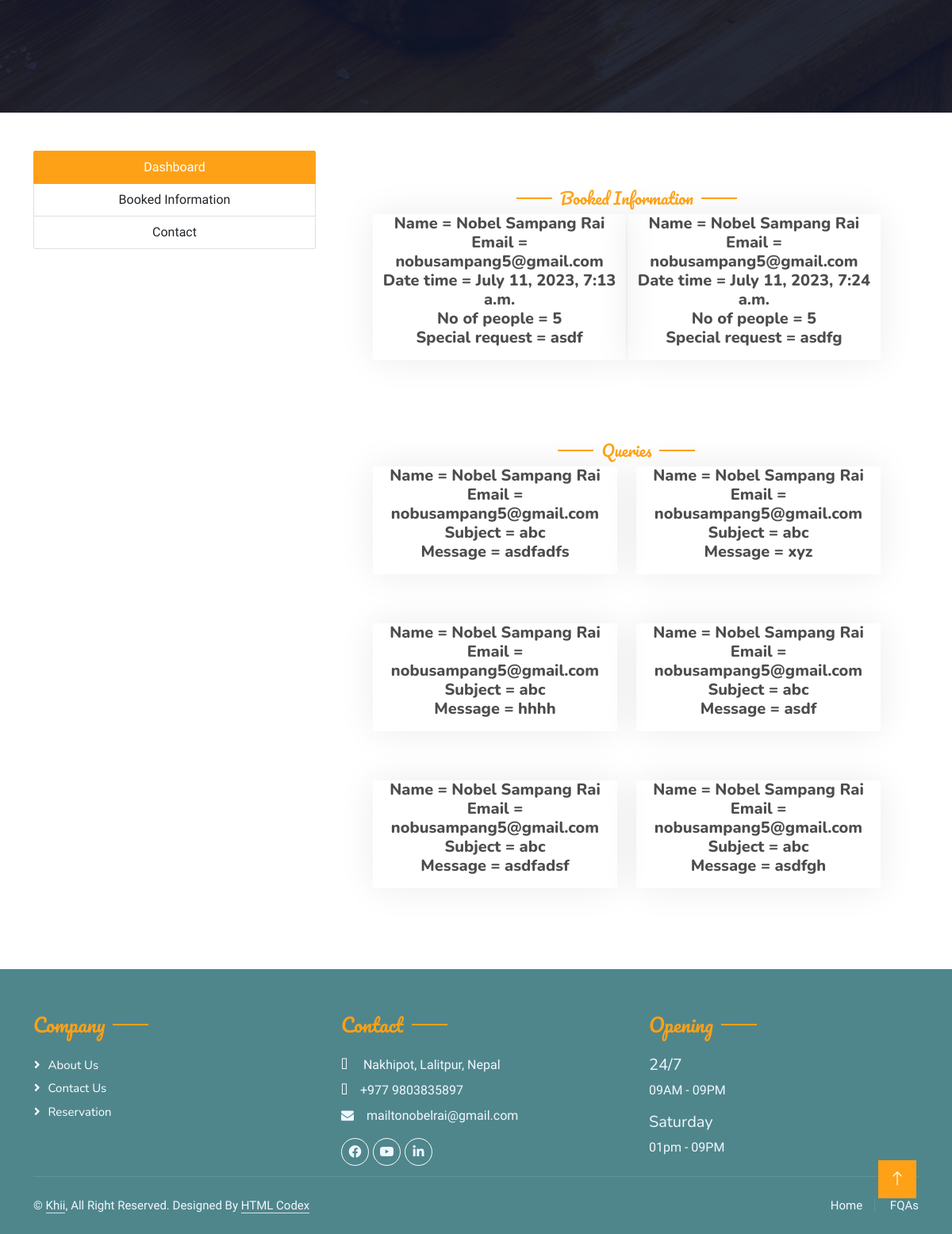
/staff-page/ (signed in, lower part), run on an earlier commit of the app's database.
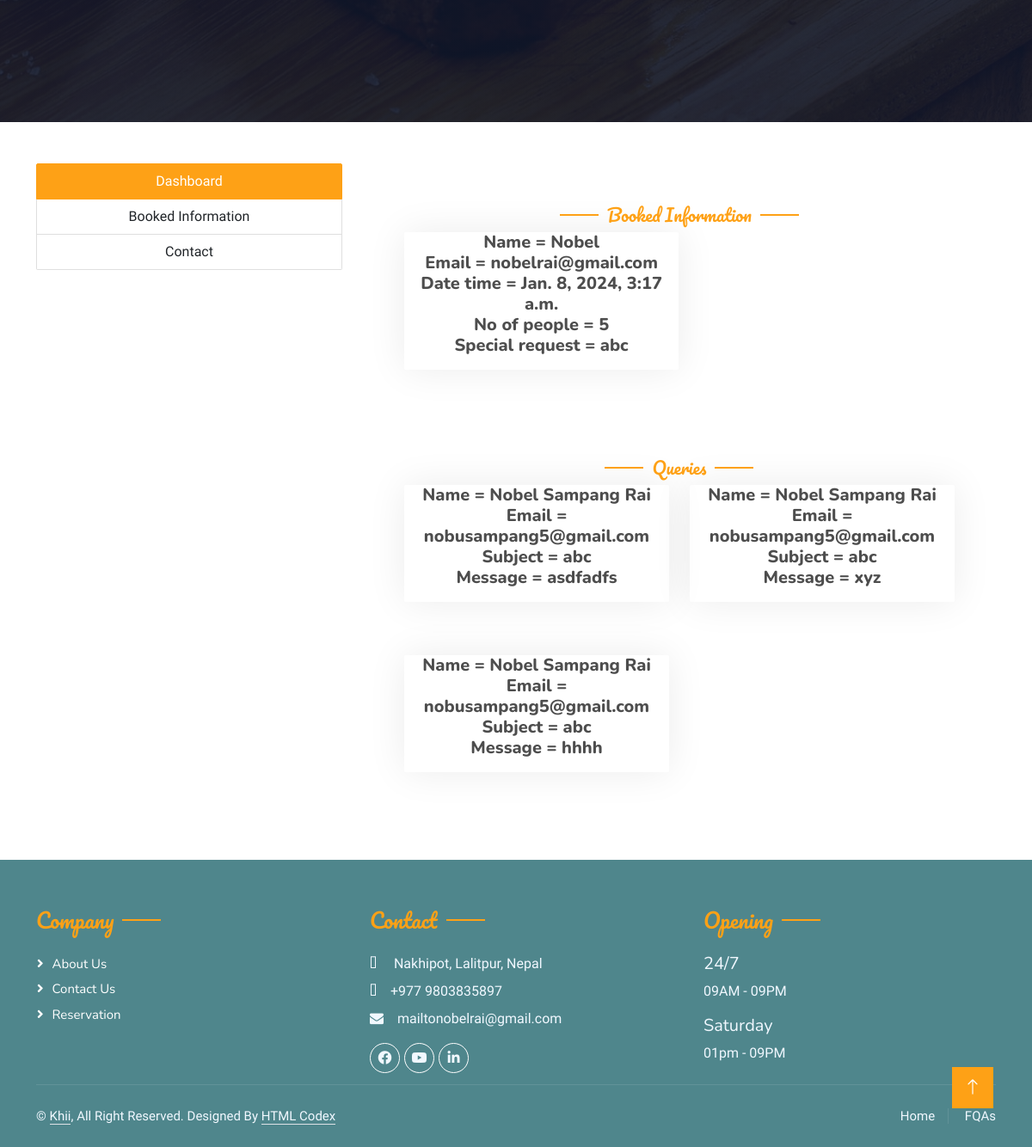
And on a later commit of the database.
### home/models.py (models this page shows, shortened)
class Booking(models.Model):
    user = models.OneToOneField(User, null=True, blank=True, on_delete=models.CASCADE)
    name = models.CharField(max_length=50, null=True)
    email = models.EmailField(max_length=50, null=True)
    datetime = models.DateTimeField(auto_now_add=True,null=True)
    no_of_people = models.IntegerField(null=True)
    special_request = models.TextField(max_length=200, null=True)
    pre_order = models.ManyToManyField(Items, blank=True)
    date_booked = models.DateTimeField(auto_now_add=True, null=True)

class Contact(models.Model):
    user = models.OneToOneField(User, null=True, blank=True, on_delete=models.CASCADE)
    name = models.CharField(max_length=50)
    email = models.EmailField(max_length=50)
    subject = models.CharField(max_length=100)
    message = models.TextField(max_length=300)
    date_messaged = models.DateTimeField(auto_now_add=True, null=True)

### home/views.py (the view)
# urls.py: path("staff-page/", staff_page, name="staff_page"),
@login_required(login_url='login')
@staff_member_required
def staff_page(request):
    context = {"booking_infos": Booking.objects.all(),
               "contacts": Contact.objects.all()
               }
    return render(request, "staff-page.html", context)

### template/staff-page.html (shortened to what this page needs)
{% extends 'base.html' %}
{% block myblock %}
<div class="container text-center">
  <div class="row">
    <div class="col-sm-4">
      <div class="list-group">
  <a href="#" class="list-group-item list-group-item-action active" aria-current="true">
   Dashboard
  </a>
  <a href="#Booked_Information" class="list-group-item list-group-item-action">Booked Information</a>
  <a href="#Contact_Information" class="list-group-item list-group-item-action">Contact</a>
</div></div>
    <div class="col-sm-8">
            <div id="Booked_Information" class="container-xxl pt-5 pb-3">
            <div class="container">
                <div class="text-center wow fadeInUp" data-wow-delay="0.1s">
                    <h5 class="section-title ff-secondary text-center text-primary fw-normal">Booked Information</h5>
                </div>
                <div class="row g-1">
                            {% for booking_info in booking_infos %}
                    <div class="col-lg-3 col-md-6 wow fadeInUp" data-wow-delay="0.1s">
                        <div class="team-item text-center rounded overflow-hidden">
                            <h5 class="mb-0">Name = {{ booking_info.name }}</h5>
                            <h5 class="mb-0">Email = {{ booking_info.email }}</h5>
                            <h5 class="mb-0">Date time = {{ booking_info.datetime }}</h5>
                            <h5 class="mb-0">No of people = {{ booking_info.no_of_people }}</h5>
                            <h5 class="mb-0">Special request = {{ booking_info.special_request }}</h5>
                        </div>
                    </div>
                     {% endfor %}
                </div>
            </div>
        </div  >
            <div id="Contact_Information" class="container-xxl pt-5 pb-3">
            <div class="container">
                <div class="text-center wow fadeInUp" data-wow-delay="0.1s">
                    <h5 class="section-title ff-secondary text-center text-primary fw-normal">Queries</h5>
                </div>
                <div class="row g-4">
                            {% for contact in contacts %}
                    <div class="col-lg-3 col-md-6 wow fadeInUp" data-wow-delay="0.1s">
                        <div class="team-item text-center rounded overflow-hidden">
                            <h5 class="mb-0">Name = {{ contact.name }}</h5>
                            <h5 class="mb-0">Email = {{ contact.email }}</h5>
                            <h5 class="mb-0">Subject = {{ contact.subject }}</h5>
                            <h5 class="mb-0">Message = {{ contact.message }}</h5>
                        </div>
                    </div>
                     {% endfor %}
                </div>
            </div>
        </div>
    </div>
  </div>
</div>
{% endblock %}

What changed in the data, as far as the page shows it:
removed Booking: name "Nobel Sampang Rai", email "nobusampang5@gmail.com", datetime "July 11, 2023, 7:13 a.m.", no_of_people "5", special_request "asdf"
removed Booking: name "Nobel Sampang Rai", email "nobusampang5@gmail.com", datetime "July 11, 2023, 7:24 a.m.", no_of_people "5", special_request "asdfg"
removed Contact: name "Nobel Sampang Rai", email "nobusampang5@gmail.com", subject "abc", message "asdf"
removed Contact: name "Nobel Sampang Rai", email "nobusampang5@gmail.com", subject "abc", message "asdfadsf"
removed Contact: name "Nobel Sampang Rai", email "nobusampang5@gmail.com", subject "abc", message "asdfgh"
added Booking: name "Nobel", email "nobelrai@gmail.com", datetime "Jan. 8, 2024, 3:17 a.m.", no_of_people "5", special_request "abc"
